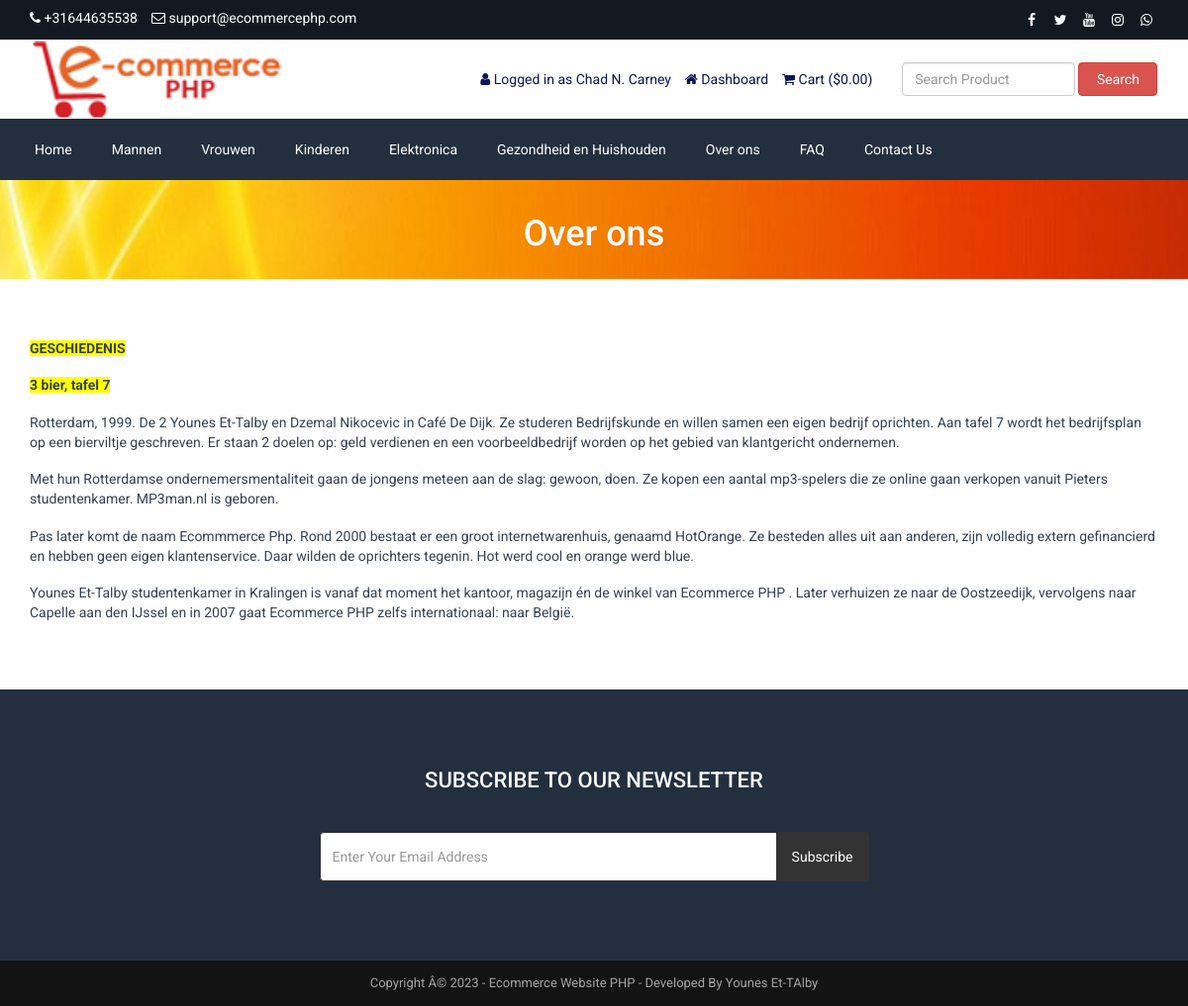
The app's page /about.php (signed in) with its own data.
### tables this page shows
CREATE TABLE `tbl_settings` (
  `id` int(11) NOT NULL,
  `logo` varchar(255) NOT NULL,
  `favicon` varchar(255) NOT NULL,
  `footer_about` text NOT NULL,
  `footer_copyright` text NOT NULL,
  `contact_address` text NOT NULL,
  `contact_email` varchar(255) NOT NULL,
  `contact_phone` varchar(255) NOT NULL,
  `contact_fax` varchar(255) NOT NULL,
  `contact_map_iframe` text NOT NULL,
  `receive_email` varchar(255) NOT NULL,
  `receive_email_subject` varchar(255) NOT NULL,
  `receive_email_thank_you_message` text NOT NULL,
  `forget_password_message` text NOT NULL,
  `total_recent_post_footer` int(10) NOT NULL,
  `total_popular_post_footer` int(10) NOT NULL,
  `total_recent_post_sidebar` int(11) NOT NULL,
  `total_popular_post_sidebar` int(11) NOT NULL,
  `total_featured_product_home` int(11) NOT NULL,
  `total_latest_product_home` int(11) NOT NULL,
  `total_popular_product_home` int(11) NOT NULL,
  `meta_title_home` text NOT NULL,
  `meta_keyword_home` text NOT NULL,
  `meta_description_home` text NOT NULL,
  `banner_login` varchar(255) NOT NULL,
  `banner_registration` varchar(255) NOT NULL,
  `banner_forget_password` varchar(255) NOT NULL,
  `banner_reset_password` varchar(255) NOT NULL,
  `banner_search` varchar(255) NOT NULL,
  `banner_cart` varchar(255) NOT NULL,
  `banner_checkout` varchar(255) NOT NULL,
  `banner_product_category` varchar(255) NOT NULL,
  `banner_blog` varchar(255) NOT NULL,
  `cta_title` varchar(255) NOT NULL,
  `cta_content` text NOT NULL,
  `cta_read_more_text` varchar(255) NOT NULL,
  `cta_read_more_url` varchar(255) NOT NULL,
  `cta_photo` varchar(255) NOT NULL,
  `featured_product_title` varchar(255) NOT NULL,
  `featured_product_subtitle` varchar(255) NOT NULL,
  `latest_product_title` varchar(255) NOT NULL,
  `latest_product_subtitle` varchar(255) NOT NULL,
  `popular_product_title` varchar(255) NOT NULL,
  `popular_product_subtitle` varchar(255) NOT NULL,
  `testimonial_title` varchar(255) NOT NULL,
  `testimonial_subtitle` varchar(255) NOT NULL,
  `testimonial_photo` varchar(255) NOT NULL,
  `blog_title` varchar(255) NOT NULL,
  `blog_subtitle` varchar(255) NOT NULL,
  `newsletter_text` text NOT NULL,
  `paypal_email` varchar(255) NOT NULL,
  `stripe_public_key` varchar(255) NOT NULL,
  `stripe_secret_key` varchar(255) NOT NULL,
  `bank_detail` text NOT NULL,
  `before_head` text NOT NULL,
  `after_body` text NOT NULL,
  `before_body` text NOT NULL,
  `home_service_on_off` int(11) NOT NULL,
  `home_welcome_on_off` int(11) NOT NULL,
  `home_featured_product_on_off` int(11) NOT NULL,
  `home_latest_product_on_off` int(11) NOT NULL,
  `home_popular_product_on_off` int(11) NOT NULL,
  `home_testimonial_on_off` int(11) NOT NULL,
  `home_blog_on_off` int(11) NOT NULL,
  `newsletter_on_off` int(11) NOT NULL,
  `ads_above_welcome_on_off` int(1) NOT NULL,
  `ads_above_featured_product_on_off` int(1) NOT NULL,
  `ads_above_latest_product_on_off` int(1) NOT NULL,
  `ads_above_popular_product_on_off` int(1) NOT NULL,
  `ads_above_testimonial_on_off` int(1) NOT NULL,
  `ads_category_sidebar_on_off` int(1) NOT NULL
);

CREATE TABLE `tbl_social` (
  `social_id` int(11) NOT NULL,
  `social_name` varchar(30) NOT NULL,
  `social_url` varchar(255) NOT NULL,
  `social_icon` varchar(30) NOT NULL
);

CREATE TABLE `tbl_top_category` (
  `tcat_id` int(11) NOT NULL,
  `tcat_name` varchar(255) NOT NULL,
  `show_on_menu` int(1) NOT NULL
);

CREATE TABLE `tbl_page` (
  `id` int(11) NOT NULL,
  `about_title` varchar(255) NOT NULL,
  `about_content` text NOT NULL,
  `about_banner` varchar(255) NOT NULL,
  `about_meta_title` varchar(255) NOT NULL,
  `about_meta_keyword` text NOT NULL,
  `about_meta_description` text NOT NULL,
  `faq_title` varchar(255) NOT NULL,
  `faq_banner` varchar(255) NOT NULL,
  `faq_meta_title` varchar(255) NOT NULL,
  `faq_meta_keyword` text NOT NULL,
  `faq_meta_description` text NOT NULL,
  `blog_title` varchar(255) NOT NULL,
  `blog_banner` varchar(255) NOT NULL,
  `blog_meta_title` varchar(255) NOT NULL,
  `blog_meta_keyword` text NOT NULL,
  `blog_meta_description` text NOT NULL,
  `contact_title` varchar(255) NOT NULL,
  `contact_banner` varchar(255) NOT NULL,
  `contact_meta_title` varchar(255) NOT NULL,
  `contact_meta_keyword` text NOT NULL,
  `contact_meta_description` text NOT NULL,
  `pgallery_title` varchar(255) NOT NULL,
  `pgallery_banner` varchar(255) NOT NULL,
  `pgallery_meta_title` varchar(255) NOT NULL,
  `pgallery_meta_keyword` text NOT NULL,
  `pgallery_meta_description` text NOT NULL,
  `vgallery_title` varchar(255) NOT NULL,
  `vgallery_banner` varchar(255) NOT NULL,
  `vgallery_meta_title` varchar(255) NOT NULL,
  `vgallery_meta_keyword` text NOT NULL,
  `vgallery_meta_description` text NOT NULL
);

### about.php (the view)
<?php require_once('header.php'); ?>
<?php
$statement = $pdo->prepare("SELECT * FROM tbl_page WHERE id=1");
$statement->execute();
$result = $statement->fetchAll(PDO::FETCH_ASSOC);
foreach ($result as $row) {
   $about_title = $row['about_title'];
    $about_content = $row['about_content'];
    $about_banner = $row['about_banner'];
}
?>
<div class="page-banner" style="background-image: url(assets/uploads/<?php echo $about_banner; ?>);">
    <div class="inner">
        <h1><?php echo $about_title; ?></h1>
    </div>
</div>
<div class="page">
    <div class="container">
        <div class="row">
            <div class="col-md-12">
                <p>
                    <?php echo $about_content; ?>
                </p>
            </div>
        </div>
    </div>
</div>
<?php require_once('footer.php'); ?>

### header.php (shortened to what this page needs)
<?php
include("admin/inc/config.php");
$statement = $pdo->prepare("SELECT * FROM tbl_settings WHERE id=1");
$statement->execute();
$result = $statement->fetchAll(PDO::FETCH_ASSOC);
foreach ($result as $row)
{
	$logo = $row['logo'];
	$contact_email = $row['contact_email'];
	$contact_phone = $row['contact_phone'];
}
?>
<!DOCTYPE html>
<html lang="en">
<head>
	<link rel="stylesheet" href="assets/css/bootstrap.min.css">
	<link rel="stylesheet" href="assets/css/font-awesome.min.css">
	<link rel="stylesheet" href="assets/css/owl.carousel.min.css">
	<link rel="stylesheet" href="assets/css/owl.theme.default.min.css">
	<link rel="stylesheet" href="assets/css/jquery.bxslider.min.css">
    <link rel="stylesheet" href="assets/css/magnific-popup.css">
    <link rel="stylesheet" href="assets/css/rating.css">
	<link rel="stylesheet" href="assets/css/spacing.css">
	<link rel="stylesheet" href="assets/css/bootstrap-touch-slider.css">
	<link rel="stylesheet" href="assets/css/animate.min.css">
	<link rel="stylesheet" href="assets/css/tree-menu.css">
	<link rel="stylesheet" href="assets/css/select2.min.css">
	<link rel="stylesheet" href="assets/css/main.css">
	<link rel="stylesheet" href="assets/css/responsive.css">
	<?php
	$statement = $pdo->prepare("SELECT * FROM tbl_page WHERE id=1");
	$statement->execute();
	$result = $statement->fetchAll(PDO::FETCH_ASSOC);
		?>
</head>
<body>
<div class="top">
	<div class="container">
		<div class="row">
			<div class="col-md-6 col-sm-6 col-xs-12">
				<div class="left">
					<ul>
						<li><i class="fa fa-phone"></i> <?php echo $contact_phone; ?></li>
						<li><i class="fa fa-envelope-o"></i> <?php echo $contact_email; ?></li>
					</ul>
				</div>
			</div>
			<div class="col-md-6 col-sm-6 col-xs-12">
				<div class="right">
					<ul>
						<?php
						$statement = $pdo->prepare("SELECT * FROM tbl_social");
						$statement->execute();
						$result = $statement->fetchAll(PDO::FETCH_ASSOC);
						foreach ($result as $row) {
							?>
							<?php if($row['social_url'] != ''): ?>
							<li><a href="<?php echo $row['social_url']; ?>"><i class="<?php echo $row['social_icon']; ?>"></i></a></li>
							<?php endif; ?>
							<?php
						}
						?>
					</ul>
				</div>
			</div>
		</div>
	</div>
</div>
<div class="header">
	<div class="container">
		<div class="row inner">
			<div class="col-md-4 logo">
				<a href="index.php"><img src="assets/uploads/<?php echo $logo; ?>" alt="logo image"></a>
			</div>
			<div class="col-md-5 right">
				<ul>
					<?php
					if(isset($_SESSION['customer'])) {
						?>
						<li><i class="fa fa-user"></i> <?php echo LANG_VALUE_13; ?> <?php echo $_SESSION['customer']['cust_name']; ?></li>
						<li><a href="dashboard.php"><i class="fa fa-home"></i> <?php echo LANG_VALUE_89; ?></a></li>
						<?php
					} else {
						?>
						<li><a href="login.php"><i class="fa fa-sign-in"></i> <?php echo LANG_VALUE_9; ?></a></li>
						<li><a href="registration.php"><i class="fa fa-user-plus"></i> <?php echo LANG_VALUE_15; ?></a></li>
						<?php
					}
					?>
					<li><a href="cart.php"><i class="fa fa-shopping-cart"></i> <?php echo LANG_VALUE_18; ?> (<?php echo LANG_VALUE_1; ?><?php
					if(isset($_SESSION['cart_p_id'])) {
						$table_total_price = 0;
						$i=0;
	                    foreach($_SESSION['cart_p_qty'] as $key => $value)
	                    {
	                        $i++;
	                        $arr_cart_p_qty[$i] = $value;
	                    }                    $i=0;
	                    foreach($_SESSION['cart_p_current_price'] as $key => $value)
	                    {
	                        $i++;
	                        $arr_cart_p_current_price[$i] = $value;
	                    }
	                    for($i=1;$i<=count($arr_cart_p_qty);$i++) {
	                    	$row_total_price = $arr_cart_p_current_price[$i]*$arr_cart_p_qty[$i];
	                        $table_total_price = $table_total_price + $row_total_price;
	                    }
						echo $table_total_price;
					} else {
						echo '0.00';
					}
					?>)</a></li>
				</ul>
			</div>
			<div class="col-md-3 search-area">
				<form class="navbar-form navbar-left" role="search" action="search-result.php" method="get">
					<div class="form-group">
						<input type="text" class="form-control search-top" placeholder="<?php echo LANG_VALUE_2; ?>" name="search_text">
					</div>
					<button type="submit" class="btn btn-danger"><?php echo LANG_VALUE_3; ?></button>
				</form>
			</div>
		</div>
	</div>
</div>
<div class="nav">
	<div class="container">
		<div class="row">
			<div class="col-md-12 pl_0 pr_0">
				<div class="menu-container">
					<div class="menu">
						<ul>
							<li><a href="index.php">Home</a></li>
							<?php
							$statement = $pdo->prepare("SELECT * FROM tbl_top_category WHERE show_on_menu=1");
							$statement->execute();
							$result = $statement->fetchAll(PDO::FETCH_ASSOC);
							foreach ($result as $row) {
								?>
								<li><a href="product-category.php?id=<?php echo $row['tcat_id']; ?>&type=top-category"><?php echo $row['tcat_name']; ?></a>
								</li>
								<?php
							}
							?>
							<?php
							$statement = $pdo->prepare("SELECT * FROM tbl_page WHERE id=1");
							$statement->execute();
							$result = $statement->fetchAll(PDO::FETCH_ASSOC);
							foreach ($result as $row) {
								$about_title = $row['about_title'];
								$faq_title = $row['faq_title'];
								$contact_title = $row['contact_title'];
							}
							?>
							<li><a href="about.php"><?php echo $about_title; ?></a></li>
							<li><a href="faq.php"><?php echo $faq_title; ?></a></li>
							<li><a href="contact.php"><?php echo $contact_title; ?></a></li>
						</ul>
					</div>
				</div>
			</div>
		</div>
	</div>
</div>

### footer.php (shortened to what this page needs)
<?php
$statement = $pdo->prepare("SELECT * FROM tbl_settings WHERE id=1");
$statement->execute();
$result = $statement->fetchAll(PDO::FETCH_ASSOC);
foreach ($result as $row)
{
	$footer_copyright = $row['footer_copyright'];
    $newsletter_on_off = $row['newsletter_on_off'];
}
?>
<?php if($newsletter_on_off == 1): ?>
<section class="home-newsletter">
	<div class="container">
		<div class="row">
			<div class="col-md-6 col-md-offset-3">
				<div class="single">
				<form action="" method="post">
					<h2><?php echo LANG_VALUE_93; ?></h2>
					<div class="input-group">
			        	<input type="email" class="form-control" placeholder="<?php echo LANG_VALUE_95; ?>" name="email_subscribe">
			         	<span class="input-group-btn">
			         	<button class="btn btn-theme" type="submit" name="form_subscribe"><?php echo LANG_VALUE_92; ?></button>
			         	</span>
			        </div>
				</div>
			</div>
		</div>
	</div>
</section>
<?php endif; ?>
<div class="footer-bottom">
	<div class="container">
		<div class="row">
			<div class="col-md-12 copyright">
				<?php echo $footer_copyright; ?>
			</div>
		</div>
	</div>
</div>
</body>
</html>

### assets/css/main.css (style rules this page uses)
* { margin: 0; padding: 0; }
body { font-family: "Roboto", sans-serif; font-size: 14px; }
h1, h2, h3, h4, h5, h6 { font-family: "Roboto", sans-serif; }
a { text-decoration: none; }
.top { width: 100%; height: 40px; background: #131921; }
.top .left { float: left; }
.top .left ul { padding-top: 8px; }
.top .left ul li { list-style-type: none; float: left; margin-right: 14px; color: white; }
.top .left ul li i { color: white; }
.top .right { float: right; }
.top .right ul { padding-top: 8px; }
.top .right ul li { list-style-type: none; float: left; margin-left: 5px; }
.top .right ul li a { color: white; width: 24px; height: 24px; line-height: 24px; text-align: center; border-radius: 50%; display: block; transition: all 0.4s ease; }
.header { width: 100%; height: auto; background: #fff; }
.header .inner { height: auto; display: table; }
.header .logo { float: none; display: table-cell; vertical-align: middle; }
.header .logo img { max-width: 100%; height: 80px; }
.header .navbar-form .form-control { width: 300px; }
.header .search-area { float: none; display: table-cell; vertical-align: middle; }
.header .search-area .form-group { width: calc(100% - 84px); }
.header .search-area button { width: 80px; }
.header .search-area form { width: 100%; }
.header .right { float: none; display: table-cell; vertical-align: middle; padding-right: 0; }
.header .right ul { float: right; margin-bottom: 0; }
.header .right ul li { list-style-type: none; float: left; margin-left: 14px; color: #0d1452; }
.header .right ul li a { color: #0d1452; }
.header .navbar-form .search-top { width: 100%; }
.nav { background: #232f3e; }
.menu-container { width: 100%; margin: 0 auto; background: #232f3e; }
.menu-dropdown-icon:before { content: "\f067"; font-family: "FontAwesome"; display: none; cursor: pointer; float: right; padding: 1.5em 2em; background: #fff; color: #333; }
.menu > ul { margin: 0 auto; width: 100%; list-style: none; padding: 0; position: relative; box-sizing: border-box; }
.menu > ul:before, .menu > ul:after { content: ""; display: table; }
.menu > ul:after { clear: both; }
.menu > ul > li { float: left; padding: 0; margin: 0; }
.menu > ul > li a { text-decoration: none; padding: 1.5em 20px; display: block; color: #fff; }
.footer-bottom { width: 100%; height: auto; background: #141314; padding: 14px 0; }
.footer-bottom .copyright { font-size: 13px; color: #a3a3a3; text-align: center; }
.page-banner { width: 100%; height: auto; background-repeat: no-repeat; background-position: center center; -webkit-background-size: cover; background-size: cover; position: relative; padding-top: 15px; padding-bottom: 15px; overflow: hidden; }
.page-banner h1 { color: #fff; text-align: center; z-index: 999; position: relative; }
.page { width: 100%; height: auto; padding-top: 50px; padding-bottom: 50px; }
.home-newsletter { padding: 80px 0; background: #232f3e; }
.home-newsletter .single { max-width: 650px; margin: 0 auto; text-align: center; position: relative; z-index: 2; }
.home-newsletter .single h2 { font-size: 22px; color: white; text-transform: uppercase; margin-bottom: 40px; margin-top: 0; }
.home-newsletter .single .form-control { height: 50px; border-color: #333; outline: none; }
.home-newsletter .single .btn { min-height: 50px; background: #333; color: #fff; padding-left: 15px; padding-right: 15px; }

### assets/css/responsive.css (style rules this page uses)
@media only screen and (min-width: 992px) { .header .inner { width: 100%; } }
@media only screen and (min-width: 992px) { .header .search-area { padding-right: 0; } }
@media only screen and (min-width: 992px) { .header .search-area form { padding-right: 0; } }
@media only screen and (min-width: 992px) { .header .container { padding-right: 0; } }

### records on screen
tbl_settings: contact_phone "+31644635538", contact_email "support@ecommercephp.com", logo (picture), footer_copyright "Copyright Â© 2023 - Ecommerce Website PHP - Developed By Younes Et-TAlby"
tbl_top_category: tcat_name "Mannen"
tbl_top_category: tcat_name "Vrouwen"
tbl_top_category: tcat_name "Kinderen"
tbl_top_category: tcat_name "Elektronica"
tbl_top_category: tcat_name "Gezondheid en Huishouden"
tbl_page: about_title "Over ons", faq_title "FAQ", contact_title "Contact Us", about_banner (picture), about_content "GESCHIEDENIS 3 bier, tafel 7 Rotterdam, 1999. De 2 Younes Et-Talby en Dzemal Nikocevic in Café De Dijk. Ze studeren Bedrijfskunde en willen samen een eigen bedrijf oprichten. Aan tafel 7 wordt het bedrijfsplan op een bierviltje geschreven. Er staan 2 doelen op: geld verdienen en een voorbeeldbedrijf worden op het gebied van klantgericht ondernemen. Met hun Rotterdamse ondernemersmentaliteit gaan de jongens meteen aan de slag: gewoon, doen. Ze kopen een aantal mp3-spelers die ze online gaan verkopen vanuit Pieters studentenkamer. MP3man.nl is geboren. Pas later komt de naam Ecommmerce Php. Rond 2000 bestaat er een groot internetwarenhuis, genaamd HotOrange. Ze besteden alles uit aan anderen,…"

### other values on screen
LANG_VALUE_13 "Logged in as"
$_SESSION['customer']['cust_name'] "Chad N. Carney"
LANG_VALUE_89 "Dashboard"
LANG_VALUE_18 "Cart"
LANG_VALUE_1 "$"
LANG_VALUE_3 "Search"
LANG_VALUE_93 "SUBSCRIBE TO OUR NEWSLETTER"
LANG_VALUE_92 "Subscribe"
